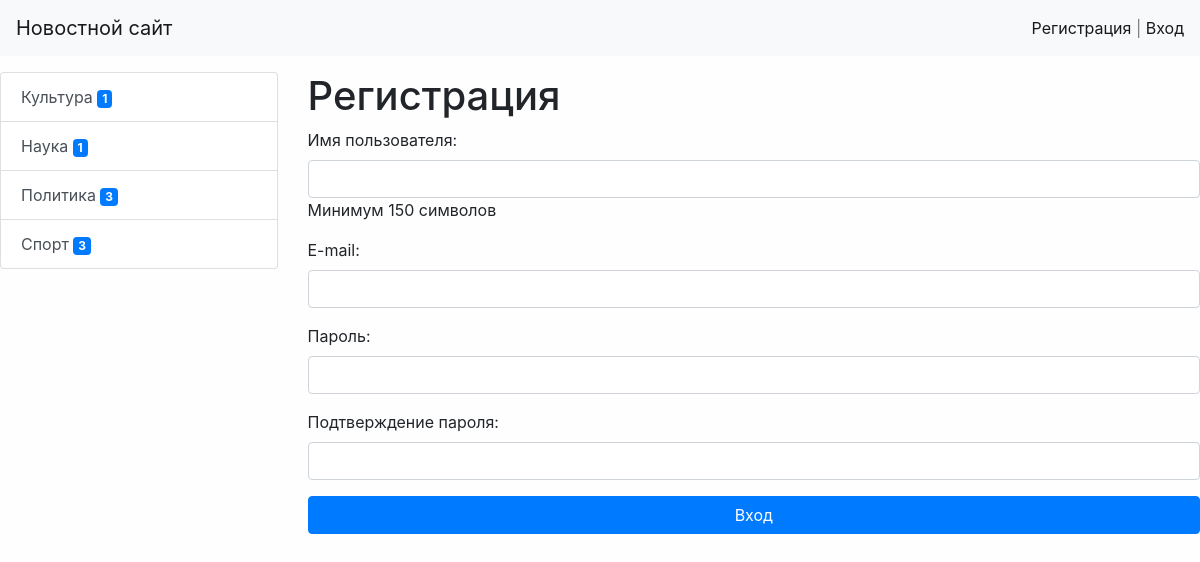
Screenshot of /register/ with the database file from the repository.
### news/models.py (models this page shows, shortened)
class Category(models.Model):
    title = models.CharField(max_length=150, db_index=True, verbose_name='Наименование категории')
    class Meta:
        verbose_name = 'Категория'
        verbose_name_plural = 'Категории'
        ordering = ['title']

### news/views.py (the view)
# urls.py: path('register/', register, name='register'),
def register(request):
    if request.method == 'POST':
        form = UserRegisterForm(request.POST)
        if form.is_valid():
            user = form.save()
            messages.success(request, 'Вы успешно зарегистрировались')
            login(request, user)
            return redirect('home')
        else:
            messages.error(request, 'Ошибка регистрации')
    else:
        form = UserRegisterForm()
    return render(request, 'news/register.html', {'form':form})

### news/forms.py
class UserRegisterForm(UserCreationForm):
    username = forms.CharField(label='Имя пользователя', help_text='Минимум 150 символов', widget=forms.TextInput(attrs={'class': 'form-control'}))
    password1 = forms.CharField(label='Пароль', widget=forms.PasswordInput(attrs={'class': 'form-control'}))
    password2 = forms.CharField(label='Подтверждение пароля', widget=forms.PasswordInput(attrs={'class': 'form-control'}))
    email = forms.EmailField(label='E-mail', widget=forms.EmailInput(attrs={'class': 'form-control'}))
    class Meta:
        model = User
        fields = ['username', 'email', 'password1', 'password2']

### news/templatetags/news_tags.py (called while the page is built)
@register.inclusion_tag('news/list_categories.html')
def show_categories():
    categories = Category.objects.annotate(cat=Count('news__is_published', filter=F('news__is_published'))).filter(cat__gt=0)
    return {
        'categories': categories,
    }

### news/templates/news/register.html (shortened to what this page needs)
{% extends 'base.html' %}
{% block sidebar %}
{% include 'inc/_sidebar.html' %}
{% endblock %}
{% block content %}
<h1>Регистрация</h1>
<form method="POST">
    {{ form.as_p }}
    <button type="submit" class="btn btn-primary btn-block">Вход</button>
</form>
{% endblock %}

### news/templates/news/list_categories.html
<div class="list-group">
    {% for item in categories %}
    <a href="{% url 'category' item.pk %}" class="list-group-item list-group-item-action">
        {{ item.title }}
        <span class="badge badge-primary">{{ item.cat }}</span>
    </a>
    {% endfor %}
</div>

### my_first_project/static/css/style.css (style rules this page uses)
body { background-color: #fefefe73; }

### rows the page displays
Category: title "Культура", cat "1"
Category: title "Наука", cat "1"
Category: title "Политика", cat "3"
Category: title "Спорт", cat "3"
